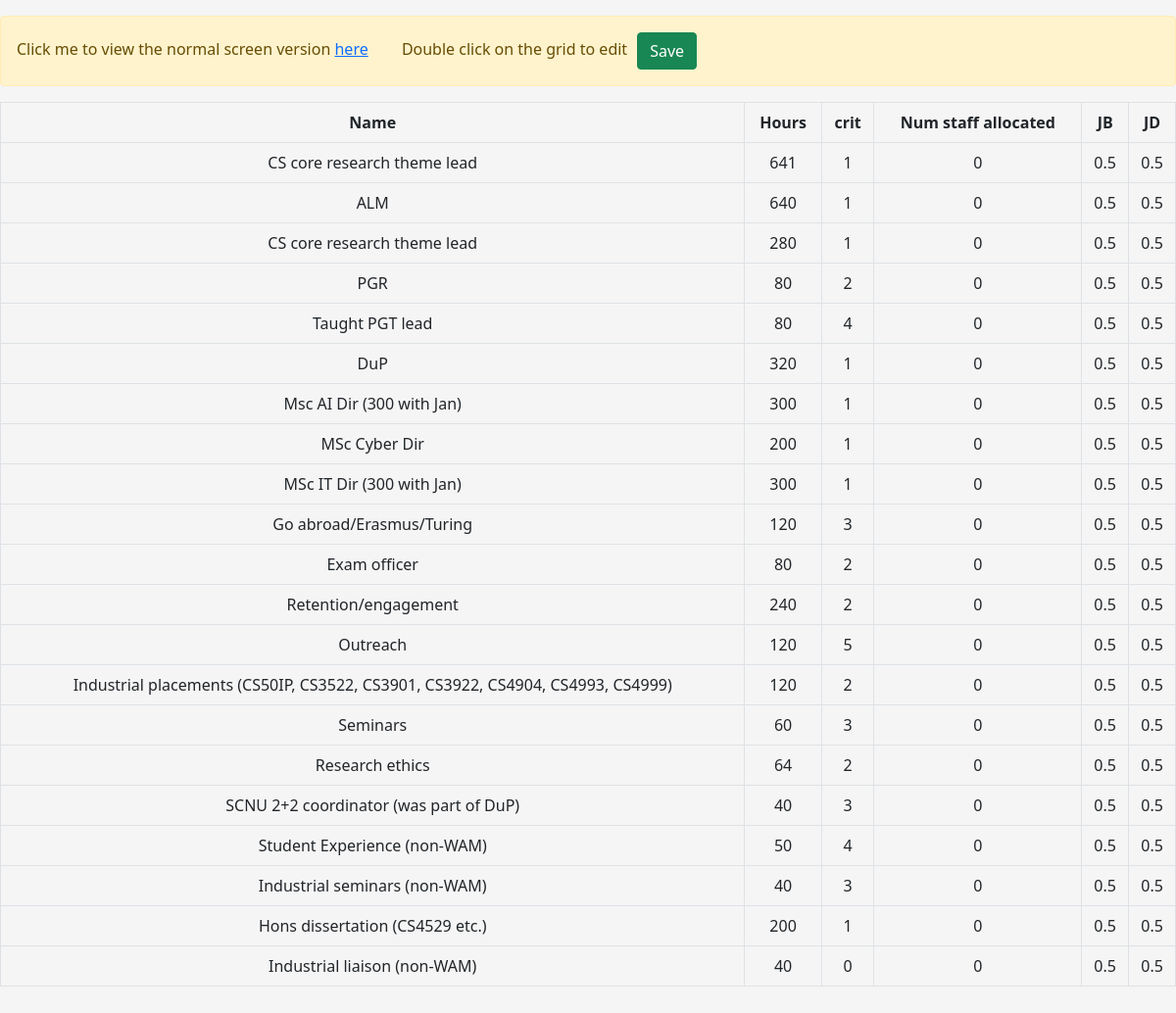
Page /staffvModules/full/adminRole/ on the committed database.
### staffvModules/models.py (models this page shows, shortened)
class AdminRole(models.Model):
    id = models.AutoField(primary_key=True)
    name = models.CharField(max_length=100)
    num_staff_allocated = models.IntegerField()
    crit = models.IntegerField()
    hours = models.IntegerField()
    create_time = models.DateTimeField(auto_now_add=True)
    is_delete = models.BooleanField(default=False)
    class Meta:
        db_table = 'balancer_admin_role'

### staffvModules/views.py (the view)
# urls.py: path('full/', views.full_list, name='staffvModules_full_course_list'),
def full_list(request, category=None):
    if category == 'project':
        items = Project.objects.filter(is_delete=0)
        template_name = 'full/full_project_list.html'
    elif category == 'adminrole':
        items = AdminRole.objects.filter(is_delete=0)
        template_name = 'full/full_adminrole_list.html'
    elif category == 'schoolrole':
        items = SchoolRole.objects.filter(is_delete=0)
        template_name = 'full/full_schoolrole_list.html'
    elif category == 'unirole':
        items = UniRole.objects.filter(is_delete=0)
        template_name = 'full/full_unirole_list.html'
    else:
        items = Course.objects.filter(is_delete=0)
        template_name = 'full/full_course_list.html'
    context = {'list': items}
    return render(request, template_name, context)

### staffvModules/templates/full/full_adminrole_list.html (shortened to what this page needs)
{% include 'common/header.html' %}
<div class="main-content">
    <div class="container my-3">
        <div class="alert alert-warning mt-3" role="alert">
            Click me to view the normal screen version <a href="/staffvModules/adminRole/">here</a>
            <span  style="margin-left: 30px;">Double click on the grid to edit</span><button class="btn btn-success" style="margin-left: 10px;" onclick="alert('This feature has not yet been developed')">Save</button>
        </div>
        <div class="tab-content" id="myTabsContent">
            <div class="tab-pane fade show active" id="courses" role="tabpanel" aria-labelledby="coursesTab">
                <div class="table-responsive">
                    <table class="table table-bordered table-hover">
                        <thead>
                            <tr>
                                <th>Name</th>
                                <th>Hours</th>
                                <th>crit</th>
                                <th>Num staff allocated</th>
                                <th>JB</th>
                                <th>JD</th>
                            </tr>
                        </thead>
                        <tbody>
                            {% for adminRole in list %}
                            <tr>
                                <td ondblclick="editCell(this)">{{ adminRole.name }}</td>
                                <td ondblclick="editCell(this)">{{ adminRole.hours }}</td>
                                <td ondblclick="editCell(this)">{{ adminRole.crit }}</td>
                                <td ondblclick="editCell(this)">{{ adminRole.num_staff_allocated }}</td>
                                <td ondblclick="editCell(this)">0.5</td>
                                <td ondblclick="editCell(this)">0.5</td>
                            </tr>
                            {% endfor %}
                        </tbody>
                    </table>
                </div>
            </div>
        </div>
    </div>
</div>

### templates/common/header.html (style rules this page uses)
body { background-color: #f5f5f5; }

### staffvModules/templates/full/full_adminrole_list.html (style rules this page uses)
.container.my-3 { width: 100%; max-width: 100%; padding-left: 0; padding-right: 0; }
.table { width: 100%; }
.table thead th { text-align: center; font-weight: bold; }
.table tbody td { text-align: center; position: relative; cursor: pointer; }

### rows in the picture
AdminRole: name "CS core research theme lead", hours "641", crit "1", num_staff_allocated "0"
AdminRole: name "ALM", hours "640", crit "1", num_staff_allocated "0"
AdminRole: name "CS core research theme lead", hours "280", crit "1", num_staff_allocated "0"
AdminRole: name "PGR", hours "80", crit "2", num_staff_allocated "0"
AdminRole: name "Taught PGT lead", hours "80", crit "4", num_staff_allocated "0"
AdminRole: name "DuP", hours "320", crit "1", num_staff_allocated "0"
AdminRole: name "Msc AI Dir (300 with Jan)", hours "300", crit "1", num_staff_allocated "0"
AdminRole: name "MSc Cyber Dir", hours "200", crit "1", num_staff_allocated "0"
AdminRole: name "MSc IT Dir (300 with Jan)", hours "300", crit "1", num_staff_allocated "0"
AdminRole: name "Go abroad/Erasmus/Turing", hours "120", crit "3", num_staff_allocated "0"
AdminRole: name "Exam officer", hours "80", crit "2", num_staff_allocated "0"
AdminRole: name "Retention/engagement", hours "240", crit "2", num_staff_allocated "0"
AdminRole: name "Outreach", hours "120", crit "5", num_staff_allocated "0"
AdminRole: name "Industrial placements (CS50IP, CS3522, CS3901, CS3922, CS4904, CS4993, CS4999)", hours "120", crit "2", num_staff_allocated "0"
AdminRole: name "Seminars", hours "60", crit "3", num_staff_allocated "0"
AdminRole: name "Research ethics", hours "64", crit "2", num_staff_allocated "0"
AdminRole: name "SCNU 2+2 coordinator (was part of DuP)", hours "40", crit "3", num_staff_allocated "0"
AdminRole: name "Student Experience (non-WAM)", hours "50", crit "4", num_staff_allocated "0"
AdminRole: name "Industrial seminars (non-WAM)", hours "40", crit "3", num_staff_allocated "0"
AdminRole: name "Hons dissertation (CS4529 etc.)", hours "200", crit "1", num_staff_allocated "0"
AdminRole: name "Industrial liaison (non-WAM)", hours "40", crit "0", num_staff_allocated "0"
